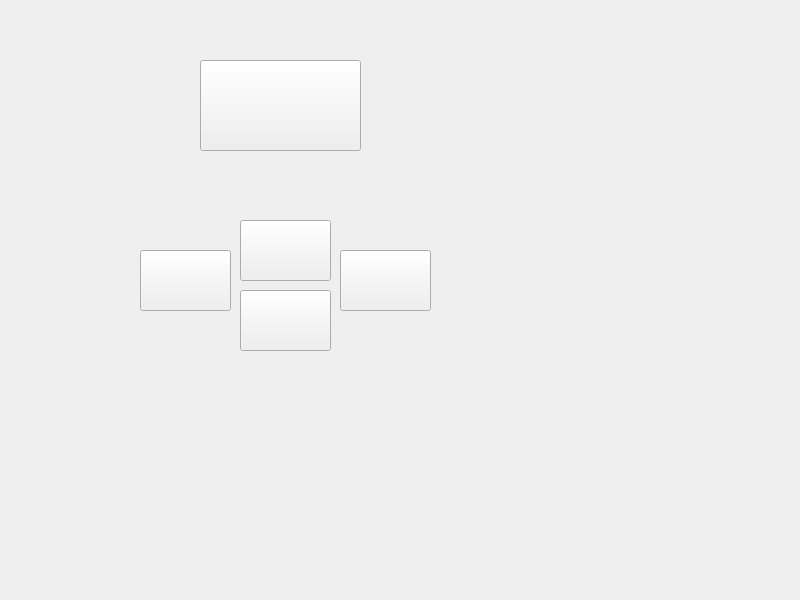
<?xml version="1.0" encoding="UTF-8"?>
<ui version="4.0">
 <class>Widget</class>
 <widget class="QWidget" name="Widget">
  <property name="geometry">
   <rect>
    <x>0</x>
    <y>0</y>
    <width>800</width>
    <height>600</height>
   </rect>
  </property>
  <property name="windowTitle">
   <string>Widget</string>
  </property>
  <widget class="QPushButton" name="pushButton_target">
   <property name="geometry">
    <rect>
     <x>200</x>
     <y>60</y>
     <width>161</width>
     <height>91</height>
    </rect>
   </property>
   <property name="text">
    <string/>
   </property>
  </widget>
  <widget class="QPushButton" name="pushButton_up">
   <property name="geometry">
    <rect>
     <x>240</x>
     <y>220</y>
     <width>91</width>
     <height>61</height>
    </rect>
   </property>
   <property name="text">
    <string/>
   </property>
  </widget>
  <widget class="QPushButton" name="pushButton_down">
   <property name="geometry">
    <rect>
     <x>240</x>
     <y>290</y>
     <width>91</width>
     <height>61</height>
    </rect>
   </property>
   <property name="text">
    <string/>
   </property>
  </widget>
  <widget class="QPushButton" name="pushButton_right">
   <property name="geometry">
    <rect>
     <x>340</x>
     <y>250</y>
     <width>91</width>
     <height>61</height>
    </rect>
   </property>
   <property name="text">
    <string/>
   </property>
  </widget>
  <widget class="QPushButton" name="pushButton_left">
   <property name="geometry">
    <rect>
     <x>140</x>
     <y>250</y>
     <width>91</width>
     <height>61</height>
    </rect>
   </property>
   <property name="text">
    <string/>
   </property>
  </widget>
 </widget>
 <resources/>
 <connections/>
</ui>
